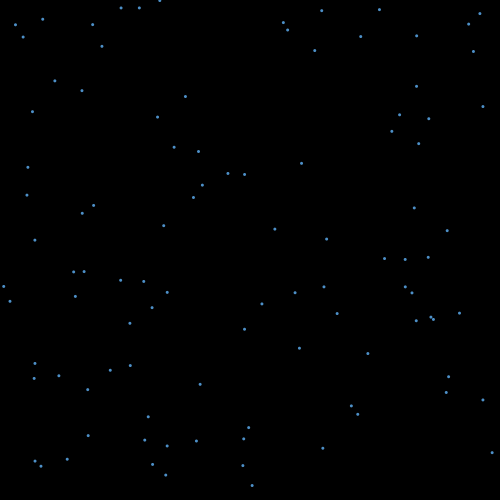
Frame 1 (no input)
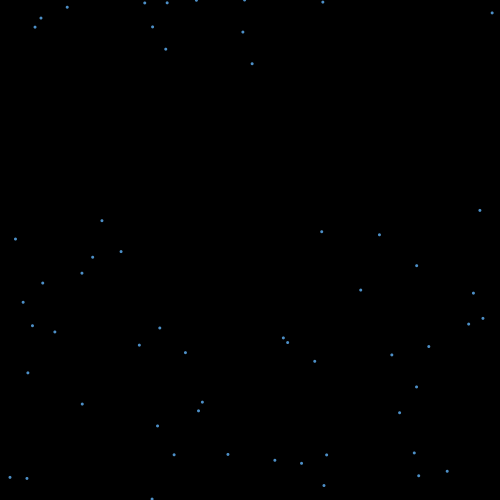
Frame 60 (the mouse pressed at the canvas centre just before this capture)
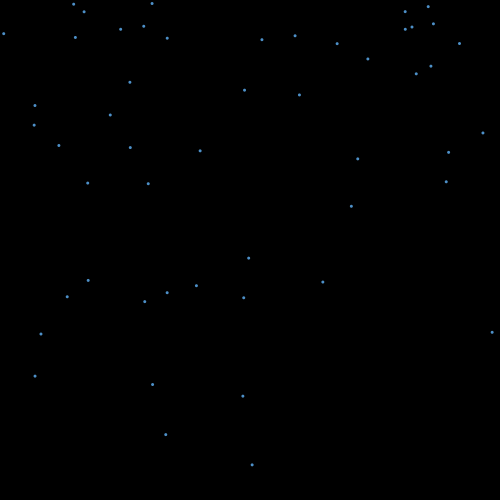
Frame 120 (the mouse held since frame 60 and released just before this capture)

The Processing sketch that drew these frames (run headless with seeded random() and noise(); from frame 60 on, the mouse is pressed at the canvas centre):

// Processing sketch: processing_42359
// ── processing_42359.pde

//declaration object
//Ball myBall;

//moving balls with oop

int NUM_BALLS = 100;

//create an empty array
//called myBalls
//that can contain NUM_BALLS objects of the
//class Ball
Ball[] myBalls = new Ball[NUM_BALLS];

void setup()
{
  size(500,500);
  smooth();
  noStroke();
  
  //population
  for(int i = 0; i<NUM_BALLS; i++)
  {
    myBalls[i] = new Ball();
    
    myBalls[i].posX = random(0,width);
    myBalls[i].posY = random(0,height);
    myBalls[i].speedX = random(0,3);

  }
}

void draw()
{  
  background(0);

for(int i = 0; i<NUM_BALLS; i++)
{
  myBalls[i].update();
}
}

class Ball
{
 //properties
  int myDiameter = 3;
  float posX = 250;
  float posY = 250;
  float speedX = 0.3;
  float speedY = 0;
  float gravity = 0.1;
  
  //method
  void update()
  {  
  //ellipse(posX, posY, myDiameter, myDiameter);
  fill(#62B7FF,200);
  ellipse(posY, posX, myDiameter, myDiameter);

  posX += speedX + 0.01;
  speedX = speedX + gravity;

    
  if(posX > width)
  {
    posX = 0;
    speedX = speedX*-.45;
  }
  
  }
}
